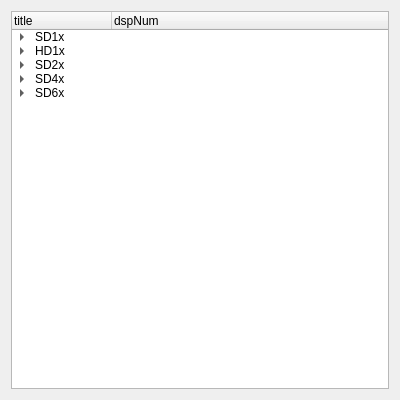
<?xml version="1.0" encoding="UTF-8"?>
<ui version="4.0">
 <class>Form</class>
 <widget class="QWidget" name="Form">
  <property name="geometry">
   <rect>
    <x>0</x>
    <y>0</y>
    <width>400</width>
    <height>400</height>
   </rect>
  </property>
  <property name="windowTitle">
   <string>Form</string>
  </property>
  <layout class="QVBoxLayout" name="verticalLayout">
   <item>
    <widget class="QTreeWidget" name="treeWidget">
     <column>
      <property name="text">
       <string>title</string>
      </property>
     </column>
     <column>
      <property name="text">
       <string>dspNum</string>
      </property>
     </column>
     <item>
      <property name="text">
       <string>SD1x</string>
      </property>
      <item>
       <property name="text">
        <string>SD10</string>
       </property>
       <property name="text">
        <string>1</string>
       </property>
      </item>
      <item>
       <property name="text">
        <string>SD15_11</string>
       </property>
       <property name="text">
        <string>1</string>
       </property>
      </item>
      <item>
       <property name="text">
        <string>SD15_06</string>
       </property>
       <property name="text">
        <string>1</string>
       </property>
      </item>
      <item>
       <property name="text">
        <string>SD15_15</string>
       </property>
       <property name="text">
        <string>1</string>
       </property>
      </item>
      <item>
       <property name="text">
        <string>SD15_7.5</string>
       </property>
       <property name="text">
        <string>1</string>
       </property>
      </item>
     </item>
     <item>
      <property name="text">
       <string>HD1x</string>
      </property>
      <item>
       <property name="text">
        <string>HD11_3A</string>
       </property>
       <property name="text">
        <string>1</string>
       </property>
      </item>
     </item>
     <item>
      <property name="text">
       <string>SD2x</string>
      </property>
      <item>
       <property name="text">
        <string>SD21</string>
       </property>
       <property name="text">
        <string>1</string>
       </property>
      </item>
     </item>
     <item>
      <property name="text">
       <string>SD4x</string>
      </property>
      <item>
       <property name="text">
        <string>SD42</string>
       </property>
       <property name="text">
        <string>2</string>
       </property>
      </item>
      <item>
       <property name="text">
        <string>SD43</string>
       </property>
       <property name="text">
        <string>2</string>
       </property>
      </item>
      <item>
       <property name="text">
        <string>SD45</string>
       </property>
       <property name="text">
        <string>2</string>
       </property>
      </item>
     </item>
     <item>
      <property name="text">
       <string>SD6x</string>
      </property>
      <item>
       <property name="text">
        <string>SD61_PLUS</string>
       </property>
       <property name="text">
        <string>3</string>
       </property>
      </item>
      <item>
       <property name="text">
        <string>SD61_MINI</string>
       </property>
       <property name="text">
        <string>3</string>
       </property>
      </item>
     </item>
    </widget>
   </item>
  </layout>
 </widget>
 <resources/>
 <connections/>
</ui>
